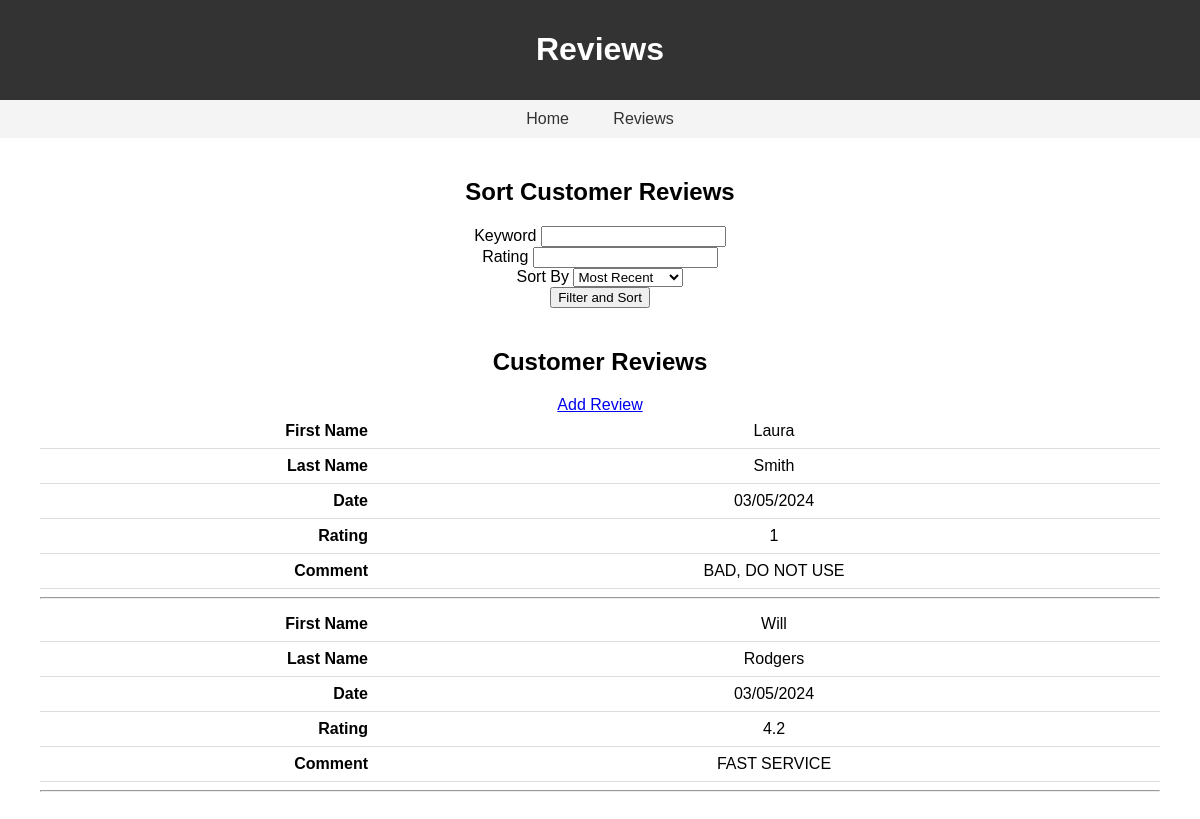
Before: /reviews_list with the older database file.
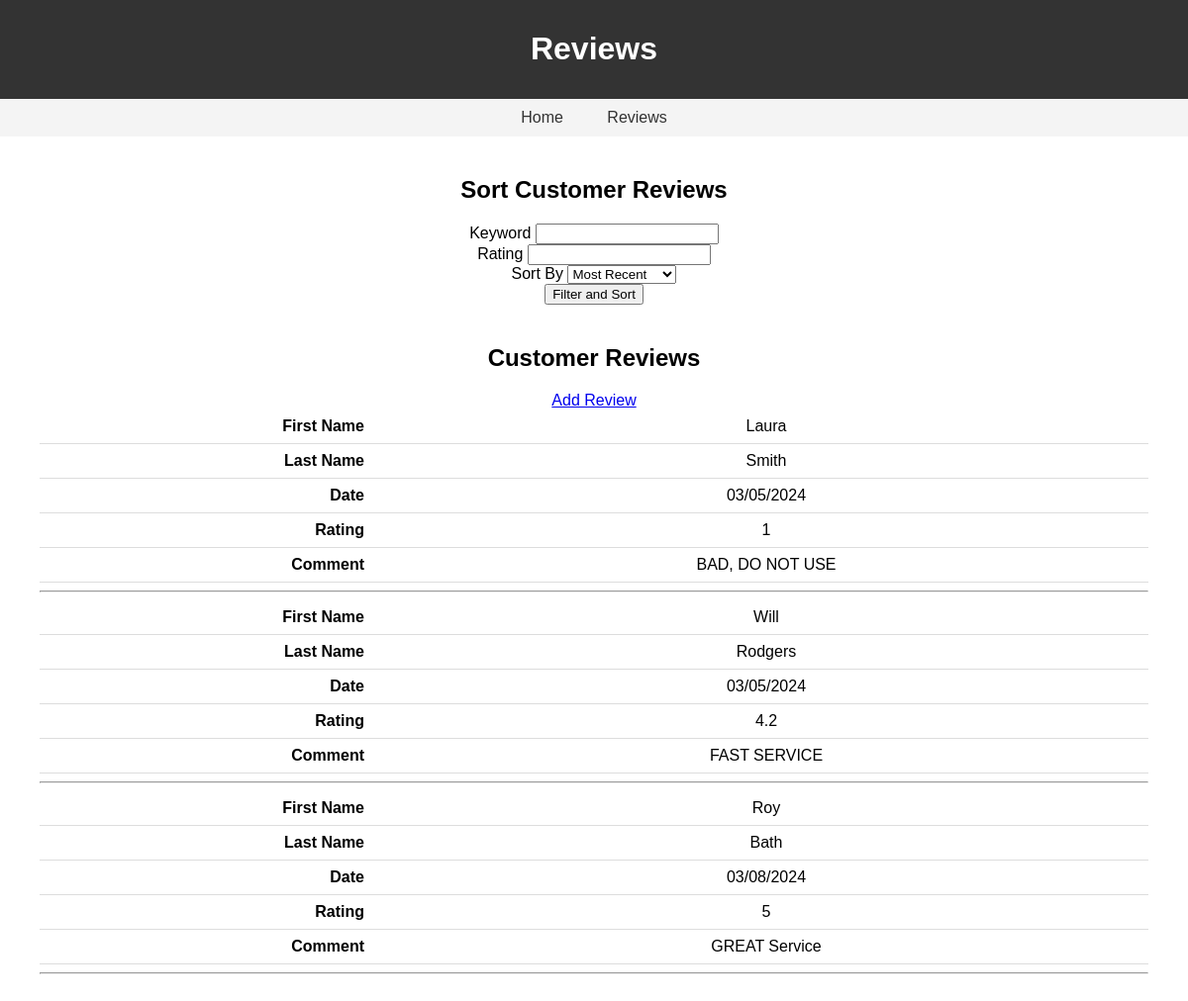
After: the same page with the newer database file.
### tables this page shows
CREATE TABLE "reviews" (
	"ID"	INTEGER NOT NULL UNIQUE,
	"FirstName"	TEXT NOT NULL,
	"LastName"	TEXT NOT NULL,
	"Date"	NUMERIC NOT NULL,
	"Rating"	INTEGER NOT NULL,
	"Comment"	TEXT,
	PRIMARY KEY("ID" AUTOINCREMENT)
);

### app.py (the view)
@app.route('/reviews_list', methods=['GET'])
def reviews_list():
    form = ReviewSearchForm(request.args)
    if form.validate():
        keyword = form.keyword.data
        rating = form.rating.data
        sort_by = form.sort_by.data
        if keyword:
            reviews = ReviewsTable.get_by_keyword(keyword)
        elif rating:
            try:
                rating = float(rating)  # Convert rating to float
                reviews = ReviewsTable.get_by_rating(rating)
            except ValueError:
                reviews = []
        else:
            if sort_by == 'recent':
                reviews = ReviewsTable.get_sorted_by_recent()
            elif sort_by == 'highest':
                reviews = ReviewsTable.get_sorted_by_highest_rating()
            elif sort_by == 'lowest':
                reviews = ReviewsTable.get_sorted_by_lowest_rating()
            elif sort_by == 'name':
                reviews = ReviewsTable.get_sorted_by_name()
            else:
                reviews = ReviewsTable.get()  # Default to all reviews
    else:
        reviews = ReviewsTable.get()  # Default to all reviews if form is not valid
    return render_template('reviews_list.html', reviews=reviews, form=form)

### forms/reviews_form.py
class ReviewSearchForm(FlaskForm):
    keyword = StringField('Keyword')
    rating = FloatField('Rating', validators=[Optional(), NumberRange(min=1, max=5, message="Rating must be between 1 and 5")])
    sort_by = SelectField('Sort By', choices=[('recent', 'Most Recent'), ('highest', 'Highest Rating'), ('lowest', 'Lowest Rating'), ('name', 'Last Name')])

### app.py (called while the page is built)
@app.teardown_appcontext
def close_connection(exception):
    close_db()

### model/database.py (called while the page is built)
def get_db():
    db = getattr(g, "_database", None)
    if db is None:
        db = g._database = sqlite3.connect(DATABASE)
        db.row_factory = sqlite3.Row
    return db

### model/reviews_table.py (called while the page is built)
    @staticmethod
    def get():
        try:
            db = get_db()
            result = db.execute("SELECT * FROM REVIEWS")
            reviews = result.fetchall()
            reviews =[dict(review) for review in reviews]
            return reviews
        except sqlite3.Error as error:
            print("ERROR: " + str(error))
            abort(500)

### templates/reviews_list.html (shortened to what this page needs)
<!DOCTYPE html>
<html lang="en">
<head>
    <link rel="stylesheet" href="static/project1.css">
</head>
<body>
<header>
    <h1>Reviews</h1>
</header>
<nav>
    <a href="{{ url_for('home') }}">Home</a>
    <a href="{{ url_for('reviews_list') }}">Reviews</a>
</nav>
<section>
    <h2>Sort Customer Reviews</h2>
     <form method="GET">
        {{ form.keyword.label }} {{ form.keyword() }}<br>
        {{ form.rating.label }} {{ form.rating() }}<br>
        {{ form.sort_by.label }} {{ form.sort_by() }}<br>
        <button type="submit">Filter and Sort</button>
    </form>
    <section>
        <h2>Customer Reviews</h2>
        <a href="{{ url_for('add_review') }}">Add Review</a>
        {% for review in reviews %}
        <table>
            <tr>
                <td><strong>First Name</strong></td>
                <td>{{ review['FirstName'] }}</td>
            </tr>
            <tr>
                <td><strong>Last Name</strong></td>
                <td>{{ review['LastName'] }}</td>
            </tr>
            <tr>
                <td><strong>Date</strong></td>
                <td>{{ review['Date'] }}</td>
            </tr>
            <tr>
                <td><strong>Rating</strong></td>
                <td>{{ review['Rating'] }}</td>
            </tr>
            <tr>
                <td><strong>Comment</strong></td>
                <td>{{ review['Comment'] }}</td>
            </tr>
        </table>
        <hr>
        {% endfor %}
    </section>
</body>
</html>

Changed rows visible on the page:
added reviews: FirstName "Roy", LastName "Bath", Date "03/08/2024", Rating "5", Comment "GREAT Service"
